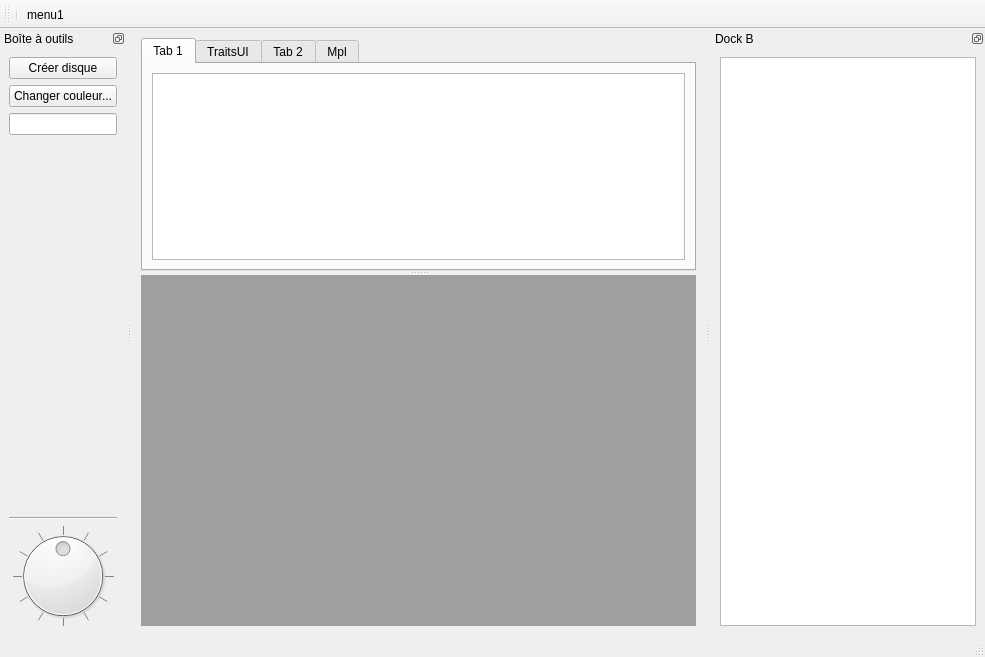
<?xml version="1.0" encoding="UTF-8"?>
<ui version="4.0">
 <class>MainWindow</class>
 <widget class="QMainWindow" name="MainWindow">
  <property name="geometry">
   <rect>
    <x>0</x>
    <y>0</y>
    <width>985</width>
    <height>657</height>
   </rect>
  </property>
  <property name="windowTitle">
   <string>mpl embeded</string>
  </property>
  <widget class="QWidget" name="centralwidget">
   <layout class="QGridLayout" name="gridLayout_3">
    <item row="0" column="0">
     <widget class="QSplitter" name="splitter">
      <property name="orientation">
       <enum>Qt::Vertical</enum>
      </property>
      <widget class="QTabWidget" name="tabWidget">
       <property name="currentIndex">
        <number>0</number>
       </property>
       <widget class="QWidget" name="tab">
        <attribute name="title">
         <string>Tab 1</string>
        </attribute>
        <layout class="QGridLayout" name="gridLayout">
         <item row="0" column="0">
          <widget class="PlotWidget" name="vue1"/>
         </item>
        </layout>
       </widget>
       <widget class="QWidget" name="tab_4">
        <attribute name="title">
         <string>TraitsUI</string>
        </attribute>
        <layout class="QGridLayout" name="gridLayout_7">
         <item row="0" column="0">
          <widget class="TraitsQWidget" name="tr1"/>
         </item>
        </layout>
       </widget>
       <widget class="QWidget" name="tab_2">
        <attribute name="title">
         <string>Tab 2</string>
        </attribute>
        <layout class="QVBoxLayout" name="verticalLayout_2">
         <item>
          <widget class="GLViewWidget" name="pg3d"/>
         </item>
         <item>
          <widget class="QSlider" name="monslider">
           <property name="minimum">
            <number>10</number>
           </property>
           <property name="maximum">
            <number>1000</number>
           </property>
           <property name="singleStep">
            <number>2</number>
           </property>
           <property name="orientation">
            <enum>Qt::Horizontal</enum>
           </property>
           <property name="tickPosition">
            <enum>QSlider::TicksBelow</enum>
           </property>
           <property name="tickInterval">
            <number>100</number>
           </property>
          </widget>
         </item>
        </layout>
       </widget>
       <widget class="QWidget" name="tab_3">
        <attribute name="title">
         <string>Mpl</string>
        </attribute>
        <layout class="QGridLayout" name="gridLayout_2">
         <item row="0" column="0">
          <widget class="MatplotlibWidget" name="mpl"/>
         </item>
        </layout>
       </widget>
      </widget>
      <widget class="QMdiArea" name="mdi">
       <property name="verticalScrollBarPolicy">
        <enum>Qt::ScrollBarAsNeeded</enum>
       </property>
       <property name="horizontalScrollBarPolicy">
        <enum>Qt::ScrollBarAsNeeded</enum>
       </property>
      </widget>
     </widget>
    </item>
   </layout>
  </widget>
  <widget class="QStatusBar" name="statusbar"/>
  <widget class="QDockWidget" name="dockWidget">
   <property name="features">
    <set>QDockWidget::DockWidgetFloatable|QDockWidget::DockWidgetMovable</set>
   </property>
   <property name="allowedAreas">
    <set>Qt::LeftDockWidgetArea|Qt::RightDockWidgetArea</set>
   </property>
   <property name="windowTitle">
    <string>Boîte à outils</string>
   </property>
   <attribute name="dockWidgetArea">
    <number>1</number>
   </attribute>
   <widget class="QWidget" name="dockWidgetContents">
    <layout class="QGridLayout" name="gridLayout_5">
     <item row="1" column="0">
      <widget class="QPushButton" name="pushButtonChangerCouleur">
       <property name="toolTip">
        <string>&lt;html&gt;&lt;head/&gt;&lt;body&gt;&lt;p&gt;hhhnmlkn&lt;span style=&quot; vertical-align:super;&quot;&gt;mù&lt;/span&gt;&lt;/p&gt;&lt;/body&gt;&lt;/html&gt;</string>
       </property>
       <property name="text">
        <string>Changer couleur...</string>
       </property>
      </widget>
     </item>
     <item row="5" column="0">
      <widget class="QDial" name="dialRotation">
       <property name="minimum">
        <number>-180</number>
       </property>
       <property name="maximum">
        <number>180</number>
       </property>
       <property name="wrapping">
        <bool>true</bool>
       </property>
       <property name="notchTarget">
        <double>30.000000000000000</double>
       </property>
       <property name="notchesVisible">
        <bool>true</bool>
       </property>
      </widget>
     </item>
     <item row="2" column="0">
      <widget class="QLineEdit" name="lineEditTexte"/>
     </item>
     <item row="0" column="0">
      <widget class="QPushButton" name="pushButtonCreerDisque">
       <property name="text">
        <string>Créer disque</string>
       </property>
      </widget>
     </item>
     <item row="3" column="0">
      <spacer name="verticalSpacer_2">
       <property name="orientation">
        <enum>Qt::Vertical</enum>
       </property>
       <property name="sizeHint" stdset="0">
        <size>
         <width>20</width>
         <height>40</height>
        </size>
       </property>
      </spacer>
     </item>
     <item row="4" column="0">
      <widget class="Line" name="line">
       <property name="orientation">
        <enum>Qt::Horizontal</enum>
       </property>
      </widget>
     </item>
    </layout>
   </widget>
  </widget>
  <widget class="QDockWidget" name="dockWidget_2">
   <property name="features">
    <set>QDockWidget::DockWidgetFloatable|QDockWidget::DockWidgetMovable</set>
   </property>
   <property name="allowedAreas">
    <set>Qt::LeftDockWidgetArea|Qt::RightDockWidgetArea</set>
   </property>
   <property name="windowTitle">
    <string>Dock B</string>
   </property>
   <attribute name="dockWidgetArea">
    <number>2</number>
   </attribute>
   <widget class="QWidget" name="dockWidgetContents_2">
    <layout class="QGridLayout" name="gridLayout_6">
     <item row="0" column="0">
      <widget class="QTableWidget" name="tableWidget"/>
     </item>
    </layout>
   </widget>
  </widget>
  <widget class="QToolBar" name="toolBar">
   <property name="windowTitle">
    <string>toolBar</string>
   </property>
   <attribute name="toolBarArea">
    <enum>TopToolBarArea</enum>
   </attribute>
   <attribute name="toolBarBreak">
    <bool>false</bool>
   </attribute>
   <addaction name="separator"/>
   <addaction name="actionKlkj"/>
  </widget>
  <action name="actionKlkj">
   <property name="text">
    <string>menu1</string>
   </property>
   <property name="toolTip">
    <string>mloaction</string>
   </property>
  </action>
 </widget>
 <customwidgets>
  <customwidget>
   <class>PlotWidget</class>
   <extends>QGraphicsView</extends>
   <header>pyqtgraph</header>
  </customwidget>
  <customwidget>
   <class>GLViewWidget</class>
   <extends>QGraphicsView</extends>
   <header>pyqtgraph.opengl</header>
  </customwidget>
  <customwidget>
   <class>MatplotlibWidget</class>
   <extends>QGraphicsView</extends>
   <header>matplotlibwidget</header>
  </customwidget>
  <customwidget>
   <class>TraitsQWidget</class>
   <extends>QGraphicsView</extends>
   <header>matplotlibwidget</header>
  </customwidget>
 </customwidgets>
 <resources/>
 <connections/>
</ui>
